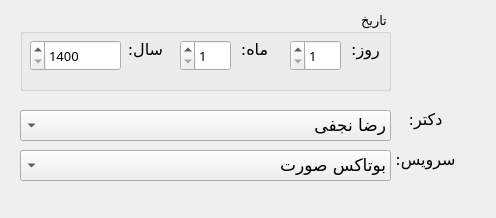
<?xml version="1.0" encoding="UTF-8"?>
<ui version="4.0">
 <class>addEditMedicalRecords_form</class>
 <widget class="QWidget" name="addEditMedicalRecords_form">
  <property name="geometry">
   <rect>
    <x>0</x>
    <y>0</y>
    <width>496</width>
    <height>218</height>
   </rect>
  </property>
  <property name="windowTitle">
   <string>اضافه کردن خدمات</string>
  </property>
  <widget class="QComboBox" name="services_cmbox">
   <property name="geometry">
    <rect>
     <x>20</x>
     <y>150</y>
     <width>371</width>
     <height>31</height>
    </rect>
   </property>
   <property name="font">
    <font>
     <family>Vazirmatn</family>
     <pointsize>13</pointsize>
    </font>
   </property>
   <property name="layoutDirection">
    <enum>Qt::RightToLeft</enum>
   </property>
   <item>
    <property name="text">
     <string>بوتاکس صورت</string>
    </property>
   </item>
  </widget>
  <widget class="QComboBox" name="doctor_cmbox">
   <property name="geometry">
    <rect>
     <x>20</x>
     <y>110</y>
     <width>371</width>
     <height>31</height>
    </rect>
   </property>
   <property name="font">
    <font>
     <family>Vazirmatn</family>
     <pointsize>13</pointsize>
    </font>
   </property>
   <property name="layoutDirection">
    <enum>Qt::RightToLeft</enum>
   </property>
   <item>
    <property name="text">
     <string>رضا نجفی</string>
    </property>
   </item>
  </widget>
  <widget class="QGroupBox" name="groupBox">
   <property name="geometry">
    <rect>
     <x>20</x>
     <y>10</y>
     <width>371</width>
     <height>81</height>
    </rect>
   </property>
   <property name="font">
    <font>
     <family>Vazirmatn Black</family>
     <pointsize>10</pointsize>
    </font>
   </property>
   <property name="layoutDirection">
    <enum>Qt::RightToLeft</enum>
   </property>
   <property name="title">
    <string>تاریخ</string>
   </property>
   <property name="alignment">
    <set>Qt::AlignLeading|Qt::AlignLeft|Qt::AlignVCenter</set>
   </property>
   <widget class="QSpinBox" name="day_spnbox">
    <property name="geometry">
     <rect>
      <x>270</x>
      <y>30</y>
      <width>51</width>
      <height>31</height>
     </rect>
    </property>
    <property name="minimum">
     <number>1</number>
    </property>
    <property name="maximum">
     <number>31</number>
    </property>
   </widget>
   <widget class="QLabel" name="label_38">
    <property name="geometry">
     <rect>
      <x>310</x>
      <y>30</y>
      <width>71</width>
      <height>41</height>
     </rect>
    </property>
    <property name="font">
     <font>
      <family>Vazirmatn ExtraBold</family>
      <pointsize>12</pointsize>
     </font>
    </property>
    <property name="text">
     <string>روز:</string>
    </property>
    <property name="alignment">
     <set>Qt::AlignHCenter|Qt::AlignTop</set>
    </property>
   </widget>
   <widget class="QSpinBox" name="month_spnbox">
    <property name="geometry">
     <rect>
      <x>160</x>
      <y>30</y>
      <width>51</width>
      <height>31</height>
     </rect>
    </property>
    <property name="minimum">
     <number>1</number>
    </property>
    <property name="maximum">
     <number>12</number>
    </property>
   </widget>
   <widget class="QLabel" name="month_lbl">
    <property name="geometry">
     <rect>
      <x>199</x>
      <y>30</y>
      <width>71</width>
      <height>41</height>
     </rect>
    </property>
    <property name="font">
     <font>
      <family>Vazirmatn ExtraBold</family>
      <pointsize>12</pointsize>
     </font>
    </property>
    <property name="text">
     <string>ماه:</string>
    </property>
    <property name="alignment">
     <set>Qt::AlignHCenter|Qt::AlignTop</set>
    </property>
   </widget>
   <widget class="QSpinBox" name="year_spnbox">
    <property name="geometry">
     <rect>
      <x>10</x>
      <y>30</y>
      <width>91</width>
      <height>31</height>
     </rect>
    </property>
    <property name="minimum">
     <number>1400</number>
    </property>
    <property name="maximum">
     <number>1500</number>
    </property>
   </widget>
   <widget class="QLabel" name="label_40">
    <property name="geometry">
     <rect>
      <x>90</x>
      <y>30</y>
      <width>71</width>
      <height>41</height>
     </rect>
    </property>
    <property name="font">
     <font>
      <family>Vazirmatn ExtraBold</family>
      <pointsize>12</pointsize>
     </font>
    </property>
    <property name="text">
     <string>سال:</string>
    </property>
    <property name="alignment">
     <set>Qt::AlignHCenter|Qt::AlignTop</set>
    </property>
   </widget>
  </widget>
  <widget class="QLabel" name="label_41">
   <property name="geometry">
    <rect>
     <x>390</x>
     <y>110</y>
     <width>71</width>
     <height>41</height>
    </rect>
   </property>
   <property name="font">
    <font>
     <family>Vazirmatn ExtraBold</family>
     <pointsize>12</pointsize>
    </font>
   </property>
   <property name="text">
    <string>دکتر:</string>
   </property>
   <property name="alignment">
    <set>Qt::AlignHCenter|Qt::AlignTop</set>
   </property>
  </widget>
  <widget class="QLabel" name="label_42">
   <property name="geometry">
    <rect>
     <x>390</x>
     <y>150</y>
     <width>71</width>
     <height>41</height>
    </rect>
   </property>
   <property name="font">
    <font>
     <family>Vazirmatn ExtraBold</family>
     <pointsize>12</pointsize>
    </font>
   </property>
   <property name="text">
    <string>سرویس:</string>
   </property>
   <property name="alignment">
    <set>Qt::AlignHCenter|Qt::AlignTop</set>
   </property>
  </widget>
 </widget>
 <resources/>
 <connections/>
</ui>
